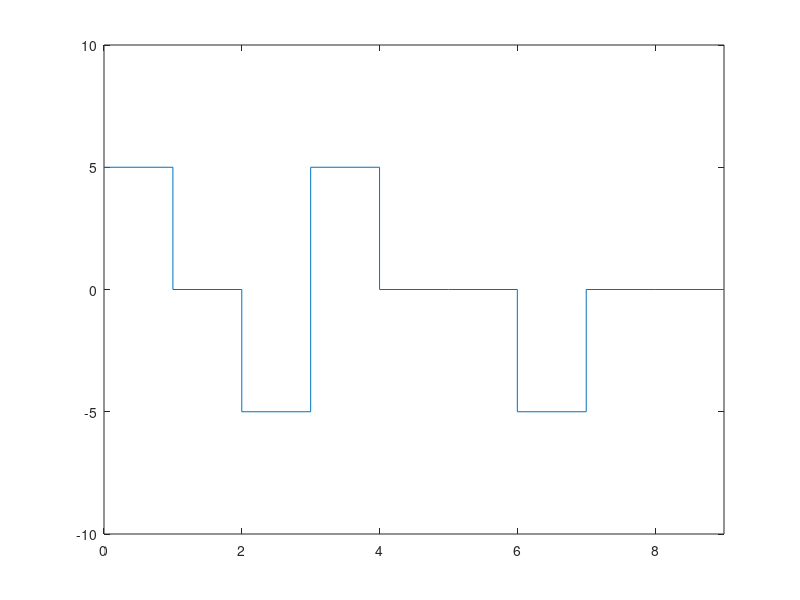

Write MATLAB code to recreate this figure.
clear all;
bitstream=[1 0 1 1 0 0 1 0 0];
out=zeros(1,10);
out(1)=5;
outX=0:9;
index=2;
for i=2:9
    if bitstream(i)==0
        out(index)=0;
    elseif bitstream(i)==1 && bitstream(i-1)==0
        out(index)=-5;
    elseif bitstream(i)==1 && bitstream(i-1)==1
        out(index)=5;
    end
    index=index+1;
end
figure;
stairs(outX,out);
axis([0,9,-10,10]);